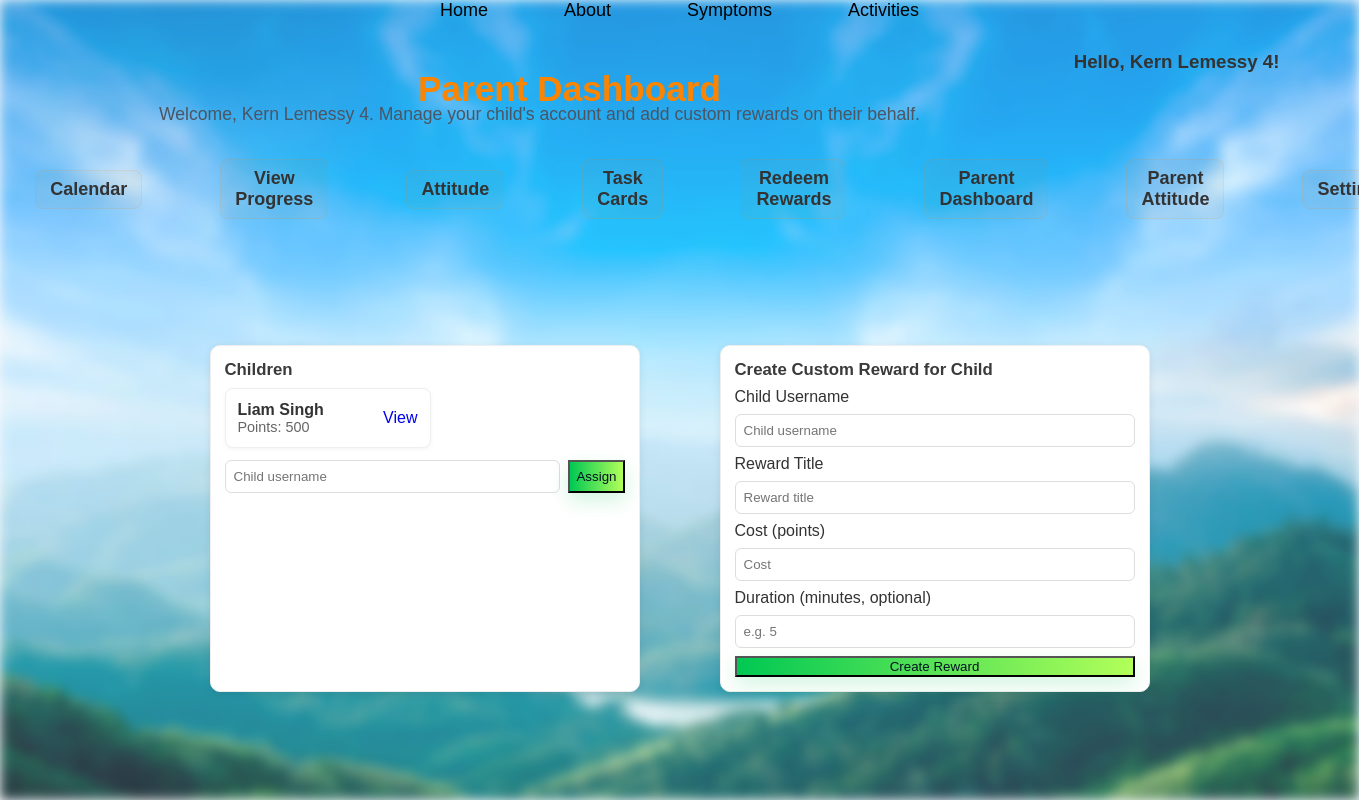
Page /parent_dashboard (signed in) on the earlier database version.
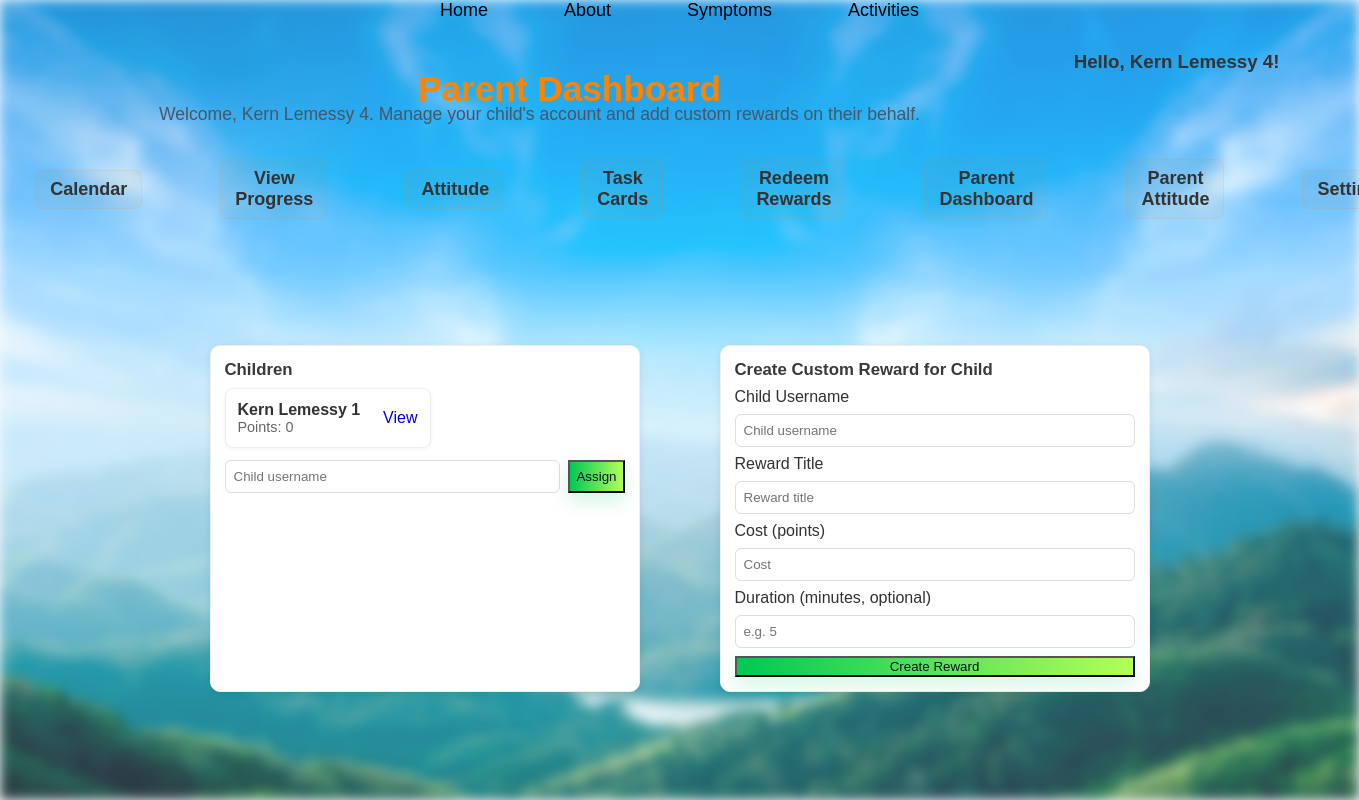
Same page on the later database version.
### tables this page shows
CREATE TABLE users (
            id INTEGER PRIMARY KEY AUTOINCREMENT,
            username TEXT UNIQUE,
            password TEXT
        , points INTEGER DEFAULT 0, role TEXT DEFAULT 'child', parent_username TEXT, email TEXT, reminders_enabled INTEGER DEFAULT 0, reminder_frequency TEXT DEFAULT 'weekly', email_verified INTEGER DEFAULT 0);

### app.py (the view)
@app.route('/parent_dashboard')
def parent_dashboard():
    username = session.get('user') if session else None
    if not username:
        return redirect(url_for('home'))
    conn = get_db_conn()
    c = conn.cursor()
    c.execute("SELECT role FROM users WHERE username = ?", (username,))
    row = c.fetchone()
    if not row or row['role'] != 'parent':
        conn.close()
        return redirect(url_for('activities'))
    c.execute("SELECT username, points FROM users WHERE parent_username = ?", (username,))
    children = [{'username': r['username'], 'points': r['points'] if r['points'] is not None else 0} for r in c.fetchall()]
    conn.close()
    return render_template('parent_dashboard.html', username=username, children=children)

### app.py (called while the page is built)
def get_db_conn():
    conn = sqlite3.connect(DB_PATH)
    conn.row_factory = sqlite3.Row
    return conn

### templates/parent_dashboard.html (shortened to what this page needs)
<!DOCTYPE html>
<html lang="en">
<head>
  <link rel="stylesheet" href="{{ url_for('static', filename='activitiesstyle.css') }}">
  <link rel="stylesheet" href="{{ url_for('static', filename='calendar.css') }}">
  <link rel="stylesheet" href="{{ url_for('static', filename='activities_adaptive.css') }}">
</head>
<body>
  <div class="page-bg" aria-hidden="true"></div>
  <div class="page-content">
  <div class="menu">
    <ul>
      <li><a href="{{ url_for('home') }}">Home</a></li>
      <li><a href="{{ url_for('about') }}">About</a></li>
      <li><a href="{{ url_for('symptoms') }}">Symptoms</a></li>
      <li><a href="{{ url_for('activities') }}">Activities</a></li>
    </ul>
  </div>
  <div class="front">
    <div class="front-header">
      <div class="front-header-left">
        <h1>Parent Dashboard</h1>
        <p class="description">Welcome, {{ username }}. Manage your child's account and add custom rewards on their behalf.</p>
        <ul class="Tabs">
          <li><a href="{{ url_for('calendar') }}">Calendar</a></li>
          <li><a href="{{ url_for('progress') }}">View Progress</a></li>
          <li><a href="{{ url_for('attitude') }}">Attitude</a></li>
          <li><a href="{{ url_for('visual_task_cards') }}">Task Cards</a></li>
          <li><a href="{{ url_for('redeem') }}">Redeem Rewards</a></li>
          <li><a href="{{ url_for('parent_dashboard') }}">Parent Dashboard</a></li>
          <li><a href="{{ url_for('parent_attitude') }}">Parent Attitude</a></li>
          <li><a href="{{ url_for('settings') }}">Settings</a></li>
        </ul>
      </div>
      <div class="front-header-right">
        <h3 style="text-align:right;margin:0;padding-top:8px;">Hello, {{ username }}!</h3>
      </div>
    </div>
  </div>
  <div class="parent-container">
    <section style="margin-top:20px;display:grid;grid-template-columns:1fr 1fr;gap:20px;">
      <div class="upcoming-tasks-sidebar">
        <h3>Children</h3>
        {% if children %}
          <div class="children-grid">
            {% for c in children %}
              <div class="child-card">
                <div class="meta">
                  <strong>{{ c.username }}</strong>
                  <div style="font-size:0.9rem;color:#666;">Points: {{ c.points }}</div>
                </div>
                <div>
                  <a href="{{ url_for('view_tasks') }}?user={{ c.username }}" style="text-decoration:none;">View</a>
                </div>
              </div>
            {% endfor %}
          </div>
        {% else %}
          <p class="no-tasks">No children assigned yet.</p>
        {% endif %}
        <form action="{{ url_for('parent_add_child') }}" method="post" style="margin-top:12px;display:flex;gap:8px;">
          <input name="child_username" placeholder="Child username" required style="flex:1;padding:8px;border-radius:6px;border:1px solid #ddd;" />
          <button type="submit" class="btn-add">Assign</button>
        </form>
      </div>
      <div class="upcoming-tasks-sidebar">
        <h3>Create Custom Reward for Child</h3>
        <form action="{{ url_for('parent_add_custom_reward_child') }}" method="post" style="display:flex;flex-direction:column;gap:8px;">
          <label>Child Username</label>
          <input name="child_username" placeholder="Child username" required style="padding:8px;border-radius:6px;border:1px solid #ddd;" />
          <label>Reward Title</label>
          <input name="title" placeholder="Reward title" required style="padding:8px;border-radius:6px;border:1px solid #ddd;" />
          <label>Cost (points)</label>
          <input name="cost" type="number" min="1" placeholder="Cost" required style="padding:8px;border-radius:6px;border:1px solid #ddd;" />
          <label>Duration (minutes, optional)</label>
          <input name="duration" type="number" min="0" placeholder="e.g. 5" style="padding:8px;border-radius:6px;border:1px solid #ddd;" />
          <button type="submit" class="btn-add">Create Reward</button>
        </form>
      </div>
    </section>
  </div>
</body>
</html>
</body>
</html>

### static/activitiesstyle.css (style rules this page uses)
body { margin: 0; font-family: Arial, sans-serif; background-color: #f6f8fb; color: #333; }
ul { display: flex; justify-content: center; align-items: center; list-style: none; margin: 0; padding: 0; }
ul li { margin: 0 25px; font-size: 14px; }
ul li a { text-decoration: none; color: black; font-size: 18px; font-family: Arial, Helvetica, sans-serif; padding: 6px 13px; border-radius: 3px; transition: .4s; }
.Tabs li a { display: inline-block; padding: 8px 12px; border: 1px solid rgba(251,133,0,0.12); border-radius: 10px; background: rgba(251,133,0,0.04); color: #333; font-weight: 700; text-decoration: none; }
h1 { font-size: 2.5em; color: #2c3e50; margin-bottom: 15px; position: relative; top: 20px; left: 30px; }
.description { font-size: 1.1em; margin-bottom: 20px; position: relative; top: 20px; left: 30px; }
.front-header-left .description { position: static; top: auto; left: auto; text-align: center; color: #4b5563; margin-top: 6px; }
.tabs, .Tabs { list-style-type: none; padding: 0; display: flex; gap: 18px; margin-top: 14px; margin-left: 0; justify-content: center; }
.upcoming-tasks-sidebar { background: white; border-radius: 8px; box-shadow: 0 2px 10px rgba(0, 0, 0, 0.15); padding: 20px; margin: 30px; max-width: 350px; border-left: 5px solid #007acc; }
.upcoming-tasks-sidebar h3 { color: #007acc; font-size: 1.2em; margin-bottom: 15px; display: flex; align-items: center; gap: 8px; }
@media (max-width: 1400px) { .upcoming-tasks-sidebar { max-width: 100%; } }

### static/calendar.css (style rules this page uses)
.upcoming-tasks-sidebar { background: linear-gradient(135deg, #fff7e6 0%, #fff3f0 100%); border-left: 5px solid #fb8500; border-radius: 8px; padding: 24px; box-shadow: 0 2px 8px rgba(0, 0, 0, 0.08); }
.upcoming-tasks-sidebar h3 { color: #fb8500; margin-top: 0; margin-bottom: 16px; font-size: 18px; }

### static/activities_adaptive.css (style rules this page uses)
:root { --accent:#ffb703; --accent-2:#fb8500; --muted:#f6f6f6; --card-bg:#ffffff; --danger:#e63946; --panel-width:320px; }
.menu { display:flex;justify-content:center;align-items:center }
.menu ul { float:none;margin:0;padding:0 }
.front { max-width:1200px;margin:0 auto;padding:22px 18px 10px 18px;padding-right:18px }
.front h1 { font-size:2.2rem;color:var(--accent-2);margin:6px 0 6px }
.description { max-width:900px;margin:6px 0 14px;color:#333;line-height:1.5 }
.front-header { display:flex;justify-content:space-between;align-items:flex-start;gap:20px }
.front-header-left { max-width:64%;display:flex;flex-direction:column;align-items:center;text-align:center;margin:0 auto }
.front-header-left h1 { align-self:center }
.front-header-right { min-width:260px;position:relative }
.Tabs { display:flex;gap:28px;list-style:none;padding:8px 0;margin:10px 0 18px;justify-content:center }
.description { margin-left:0; }
.Tabs li a { color:#333;text-decoration:none;padding:8px 14px;border-radius:8px;transition:all .18s;display:inline-block }
.btn-add { background:linear-gradient(90deg,#00c853,#b2ff59);color:#012;box-shadow:0 8px 20px rgba(0,200,83,0.18) }
.upcoming-tasks-sidebar { background:#fff;padding:14px;border-radius:10px;border:1px solid #eee }
.upcoming-tasks-sidebar h3 { margin:0 0 8px;font-size:1.05rem;color:#3a3a3a }

### templates/parent_dashboard.html (style rules this page uses)
.parent-container { max-width:1000px; margin:24px auto; padding:16px; }
.children-grid { display:flex; flex-wrap:wrap; gap:12px; }
.child-card { background:#fff; border:1px solid #eee; padding:12px; border-radius:8px; min-width:180px; box-shadow:0 1px 4px rgba(0,0,0,0.05); display:flex; justify-content:space-between; align-items:center; }
.child-card .meta { display:flex; flex-direction:column; }

Differences in the rows shown:
no longer on this page (row edited): users: username "Liam Singh", points "500"
added users: username "Kern Lemessy 1", points "0"
